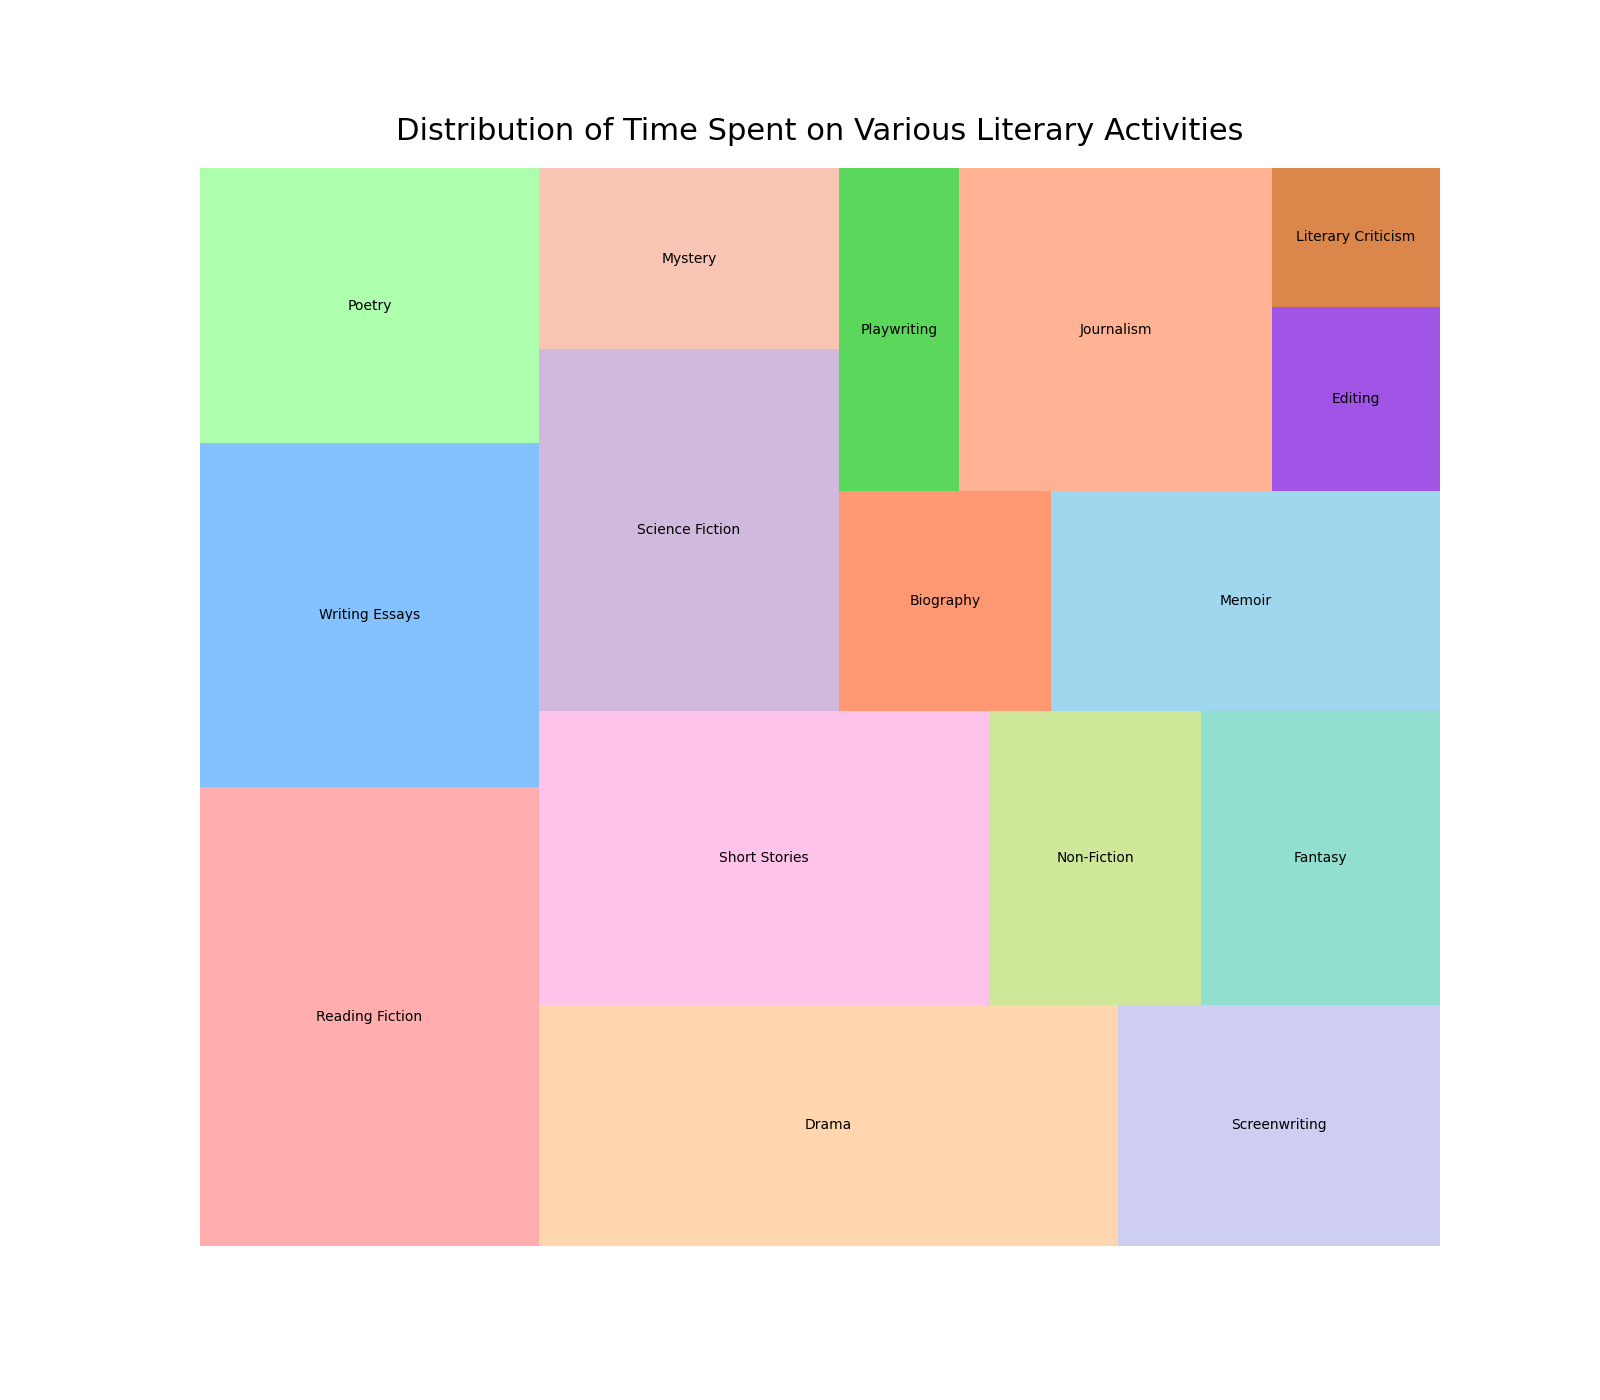

Source code (Python):

import matplotlib.pyplot as plt
import squarify

labels = [
    'Reading Fiction', 'Writing Essays', 'Poetry', 'Drama', 
    'Screenwriting', 'Short Stories', 'Non-Fiction', 'Fantasy', 
    'Science Fiction', 'Mystery', 'Biography', 'Memoir', 
    'Playwriting', 'Journalism', 'Editing', 'Literary Criticism'
]
sizes = [20, 15, 12, 18, 10, 17, 8, 9, 14, 7, 6, 11, 5, 13, 4, 3]
colors = [
    '#ff9999', '#66b3ff', '#99ff99', '#ffcc99', '#c2c2f0', 
    '#ffb3e6', '#c4e17f', '#76d7c4', '#c6a8d6', '#f7b7a3', 
    '#ff7f50', '#87ceeb', '#32cd32', '#ffa07a', '#8a2be2', 
    '#d2691e'
]

plt.figure(figsize=(16, 14))
squarify.plot(sizes=sizes, label=labels, color=colors, alpha=0.8)

plt.title('Distribution of Time Spent on Various Literary Activities', fontsize=22, pad=20)
plt.axis('off')

plt.show()
